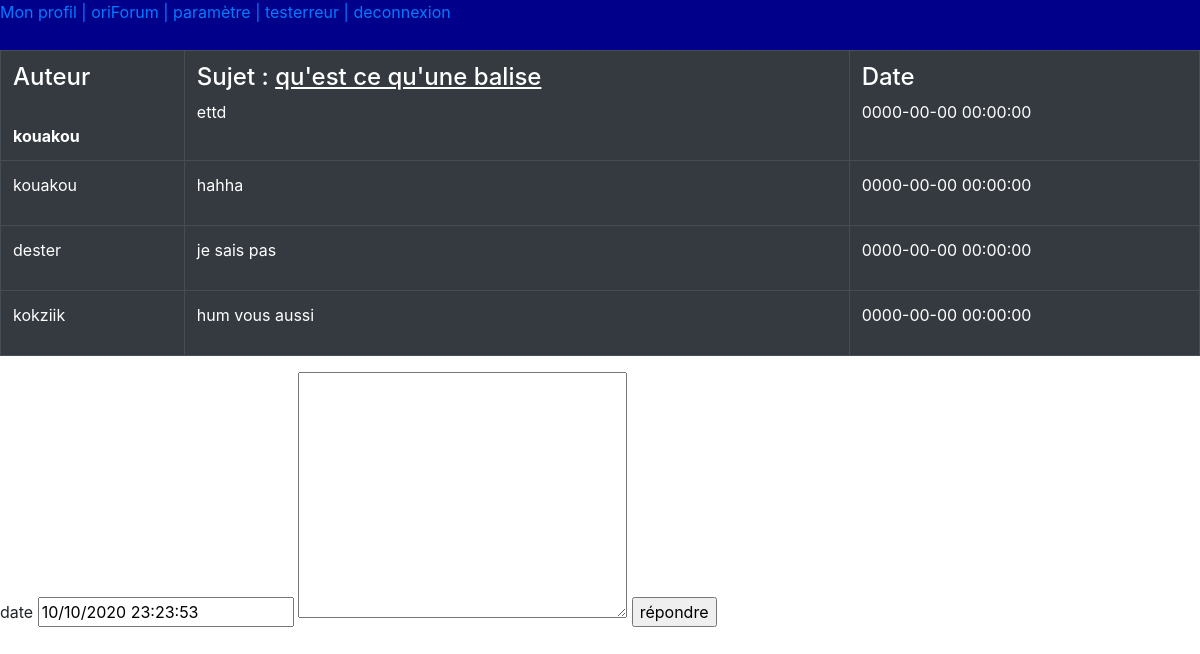
The app's page /php/mess.php?sujet=5 with its own data.
### tables this page shows
CREATE TABLE `sujet` (
  `id_sujet` int(11) NOT NULL,
  `titre` varchar(255) NOT NULL,
  `contenu` varchar(255) NOT NULL,
  `date_creation` datetime NOT NULL,
  `id_souscategories` int(11) NOT NULL,
  `id_utilisateur` int(11) NOT NULL
);

CREATE TABLE `utilisateur` (
  `id_utilisateur` int(11) NOT NULL,
  `email_utilisateur` varchar(255) NOT NULL,
  `mdp_utilisateur` varchar(255) NOT NULL,
  `nom_utilisateur` varchar(50) NOT NULL,
  `prenom_utilisateur` varchar(255) NOT NULL,
  `sexe_utilisateur` varchar(1) NOT NULL,
  `datenaiss_utilisateur` date NOT NULL,
  `avatar` varchar(255) DEFAULT NULL,
  `num_utilisateur` int(11) DEFAULT NULL,
  `pseudo` varchar(255) DEFAULT 'anonyme'
);

CREATE TABLE `messages` (
  `id_message` int(11) NOT NULL,
  `contenu_mess` varchar(255) NOT NULL,
  `date_mess` datetime NOT NULL DEFAULT current_timestamp(),
  `id_utilisateur` int(11) NOT NULL,
  `id_sujet` int(11) NOT NULL
);

### php/mess.php (called while the page is built, shortened)
<?php
require_once('config.php');
$sujet=$db->prepare('SELECT * from sujet join utilisateur where id_sujet=? and sujet.id_utilisateur=utilisateur.id_utilisateur');
$mess=$db->prepare('SELECT * from messages join utilisateur  where id_sujet=? and messages.id_utilisateur=utilisateur.id_utilisateur ');
require('../views/mess.view.php');
?>

### views/mess.view.php (the view, shortened to what this page needs)
<!DOCTYPE html>
<html lang="en">
<head>
    <link rel="stylesheet" href="../css/bootstrap.css">
</head>
<body>
<form action="" method="post">
<table border='1px' cellspacing="0" class="table table-bordered  table-dark ">
<?php
    $sujet->execute(array($_GET['sujet']));
    $subcat='';
    while($s=$sujet->fetch())
    {
        $subcat .=$s['titre'] ;
?>
    <tr>
        <div>
            <th>
                <h4>Auteur</h4> <br>
                 <?= $s['nom_utilisateur'] ?>
            </th>
            <td>
               <nobr> <h4> Sujet : <u><?= $subcat ?></u></h4></nobr>
            <?= $s['contenu'] ?>
            </td>
            <td>
                <h4>Date</h4>
                <?= $s['date_creation'] ?>
            </td>
        </div>
    </tr>
<?php  }  ?>
<?php
    $mess->execute(array($_GET['sujet']));
    while($s=$mess->fetch())
    {
?>
    <tr>
            <td>
                 <?= $s['nom_utilisateur'] ?>
            </td>
            <td>
                <p><?= $s['contenu_mess'] ?></p>
            </td>
            <td>
                <?= $s['date_mess'] ?>
            </td>
    </tr>
<?php  }  ?>
</table>
<div>
date
<input type="datetime" name="date" id="" value="<?php echo date("d/m/Y H:i:s");?>">
<textarea name="reponse" id="" cols="30" rows="10"></textarea>
<input type="submit" value="répondre" name="envoyer">
</div>
</form>
</body>
</html>

### records on screen
sujet: id_utilisateur.nom_utilisateur "kouakou", subcat "qu'est ce qu'une balise", contenu "ettd", date_creation "0000-00-00 00:00:00"
messages: id_utilisateur.nom_utilisateur "kouakou", contenu_mess "hahha", date_mess "0000-00-00 00:00:00"
messages: id_utilisateur.nom_utilisateur "dester", contenu_mess "je sais pas", date_mess "0000-00-00 00:00:00"
messages: id_utilisateur.nom_utilisateur "kokziik", contenu_mess "hum vous aussi", date_mess "0000-00-00 00:00:00"
